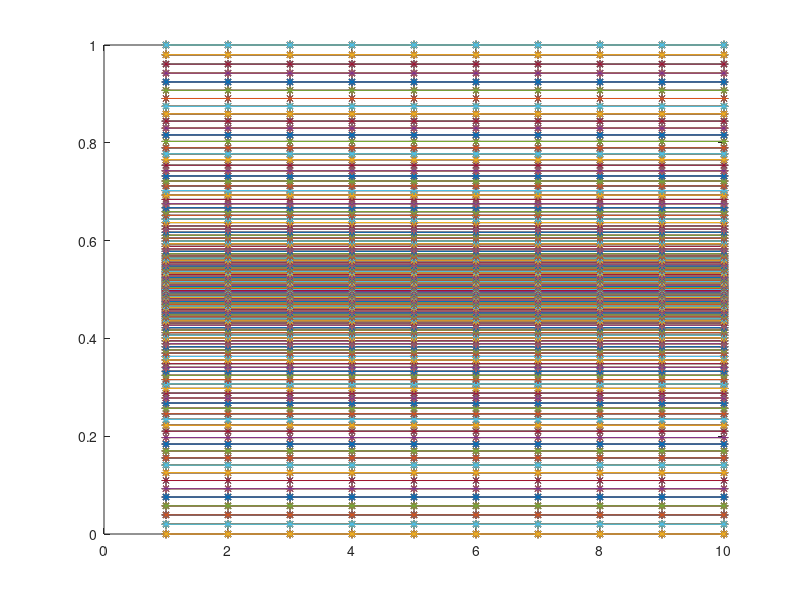

Reproduce this figure in MATLAB.
clear variables;
close all;
nb_levels = 128;

logs = logspace(0,1,nb_levels/2);
logs = (logs-1)/18;
logs = [logs, -logs] + 0.5;

logs = sort(logs,'ascend');

x_vect = 1:10;
for ind = 1:numel(logs)
    plot(x_vect,repmat(logs(ind), numel(x_vect)),'*-');
    hold on;
end